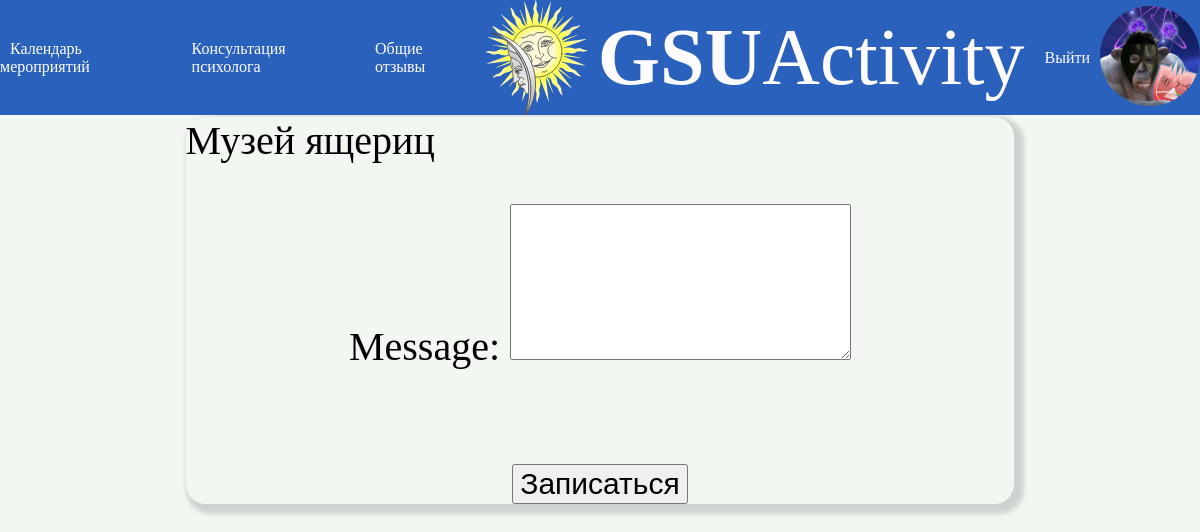
The page /zapisv/1/1 (signed in) on the database its author committed.
### news/models.py (models this page shows)
class AdvUser(AbstractUser):
    fac = (
        ('bio','Биологический факультет'),
        ('geo','Геолого-географический факультет'),
        ('ist','Факультет истории и межкультурных коммуникаций'),
        ('in','Факультет иностранных языков'),
        ('mat','Факультет математитики и ТП'),
        ('psi','Факультет психологии и педагогики'),
        ('fiz','Факультет физики и ИТ'),
        ('ffk','Факультет физической культуры'),
        ('fil','Филологический факультет'),
        ('eko','Экономический факультет'),
        ('yr','Юридичесий факультет'),
        )
    is_activated = models.BooleanField(default=True, db_index=True,verbose_name='Прошел активацию')
    avatar = models.ImageField(null=True, blank=True, upload_to="image/profile/",verbose_name='Аватарка')
    phone_num = models.CharField(unique = True, null = True, blank = False, max_length=13,verbose_name='Номер телефона')
    faculty = models.CharField(null = True, blank =False,choices=fac,max_length=50,verbose_name='Факультет')
    group = models.CharField(null = True, blank = False,max_length=10,verbose_name='Группа')
    class Meta(AbstractUser.Meta):
        pass

class Vist(models.Model):
    name = models.CharField(null=True, blank=False,max_length=100,verbose_name='Название')
    content = models.TextField(null=True, blank=False,verbose_name='Контент')
    image = models.ImageField(upload_to='image/%Y/%m/%d/', blank=True, null=True,verbose_name='Изображение')
    file = models.FileField(upload_to='files/%Y/%m/%d/', blank=True, null=True,verbose_name='Приклепленные файлы')
    video = models.FileField(upload_to='video/%Y/%m/%d/', blank=True, null=True,verbose_name='Видео')
    audio = models.FileField(upload_to='audio/%Y/%m/%d/', blank=True, null=True,verbose_name='Аудио')
    author = models.ForeignKey(AdvUser, on_delete=models.CASCADE, null=True,verbose_name='Автор')
    pubdate = models.DateTimeField(auto_now_add=True, db_index=True, verbose_name='Дата публикации')
    stoim = models.CharField(null = True, blank = False, max_length=10,verbose_name='Стоимость')
    event = models.ManyToManyField(Event,related_name='Даты',blank=True,verbose_name='Время и дата')
    class Meta:
        verbose_name_plural = 'Выставки'
        verbose_name = 'Выставка'
        ordering = ['pubdate']

### news/views.py (the view)
# urls.py: path('zapisv/<int:pk1>/<int:pk2>', zapisv, name='zapisv'),
def zapisv(request, pk1,pk2):
	vist = get_object_or_404(Vist, pk=pk1)
	event = get_object_or_404(Event, pk=pk2)
	messageSent = False
	if request.method == 'POST':
		form = Subscribe(request.POST)
		if form.is_valid():
			cd = form.cleaned_data
			initial = {'vist': vist.pk}
			initial = {'event': event.pk}
			subject = vist.name +' '+str(event.eventdate)+' '+str(event.eventtime) + ' ЗАПИСЬ '
			message = 'ЛИЧНАЯ ЗАПИСЬ: от ' + request.user.first_name + ' ' +request.user.last_name + ' ' +request.user.phone_num+ ' ' + request.user.email+' ' +request.user.group
			send_mail(subject, message, settings.DEFAULT_FROM_EMAIL, ['novogencev.pavel@gmail.com']) #LVDUBROVSKAYA@gsu.by
			messageSent = True
			event.zan = True
			event.zapisi.add(request.user.id)
			event.group = False
			event.save()
			vist.save()
	else:
		form = Subscribe()
	return render(request, 'news/zapis.html', {'form': form,'messageSent': messageSent,'vist':vist,'event':event})

### news/forms.py
class Subscribe(forms.Form):
    message = forms.CharField(widget=forms.Textarea)
    pass

### news/templates/news/zapis.html
{% extends "layout/basic.html" %}
{% block content %}
<div class="post">
{% if messageSent %}
    <div class="container">
      <h3><strong>Вы записались</strong></h3>
      <a href="{% url 'news:index' %}" class="link">Календарь мероприятий</a>
    </div>
    {% else %}
    {{ vist.name}}
    <div class="container">
      <form method="post">
        {% csrf_token %} {{ form.as_p }}
        <br />
        <div class="text-center">
          <input
            type="submit"
            class="btn btn-secondary"
            value="Записаться"
          />
        </div>
      </form>
    </div>
    {% endif %}
</div>
{% endblock %}

### news/templates/layout/basic.html (shortened to what this page needs)
{% load static %}
<!DOCTYPE html>
<html>
<head>
	<link rel="stylesheet" type="text/css" href="{% static 'news/style.css' %}">
</head>
<body>
	<header>
		<nav class="nav">
			<div class="dropdown">
				<a href="{% url 'news:index' %}"  class="link dropdtn">Календарь мероприятий</a>
			</div>
			<a href="{% url 'news:consult' %}"  class="link">Консультация психолога</a>
			<a href="{% url 'news:otz' %}"  class="link">Общие отзывы</a>
  		</nav>
  		<div class="logo ">
  			<img src="\static\news\logo.svg"><a href="{% url 'news:index' %} " class="logo_link"><strong>GSU</strong>Activity</a>
  		</div>
     	<div class="log">
     		{% if user.is_authenticated %}
     			<a href="{% url 'news:logout' %}" class="link">Выйти</a>
				<a href="{% url 'news:profile' %}">
					{% if user.avatar %}
      					<img class="avatar" src="{{ user.avatar.url }}">
    				{% else %}
      					<img class="avatar" src="\static\news\user.png">
    				{% endif %}
			    </a>
			{% else %}
				<a href="{% url 'news:login' %}" class="link">Войти</a>
				<a href="{% url 'news:register' %}" class="link">Регистрация</a>
			{% endif %}
		</div>
	</header>
	<section>
		{% block content %}
		{% endblock %}
	</section>
</body>
</html>

### news/static/news/style.css (style rules this page uses)
body { background: #F2F7F2; background-attachment: fixed; background-size: cover; }
header { display: flex; justify-content: space-around; background: #2961BC; flex-direction: row; align-items: center; margin: -8px; }
.logo { display: flex; align-items: center; font-size: 80px; }
.nav { display: flex; align-items: center; }
.log { display: flex; align-items: center; }
section { display: flex; flex-direction: column; align-items: center; flex-wrap:wrap; }
.post { margin-top: 10px; font-size: 40px; margin-bottom: 5px; border-radius: 20px; width:70%; box-shadow: 5px 5px 5px 5px rgba(0,0,0,0.15); margin-bottom: 5px; }
form { display: flex; flex-direction: column; align-items: center; }
input { font-size: 30px; }
.avatar { width: 100px; height: 100px; border-radius: 50%; }
.link { margin: 10px; text-decoration: none; color: #fffcff; }
.logo_link { color: #fffcff; margin: 10px; text-decoration: none; }
.dropdown { position: relative; }

### rows shown on the page
AdvUser: avatar (picture)
Vist: name "Музей ящериц"
